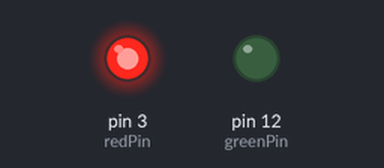
Simulated run of this sketch. Board: Arduino Uno, built with avr-gcc and run on an emulated ATmega328P. On the bench: output pins drawn as LEDs (lit = HIGH).

Above: at 0.07 s.
At 1.1 s:
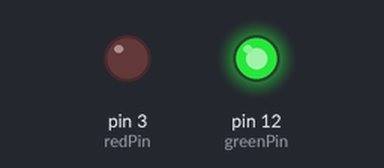
At 4.1 s:
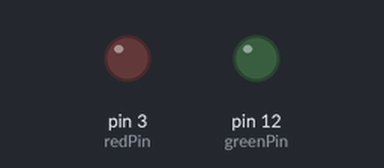
Timing chart, 0 to 6.4 s (numbered marks = the images above):
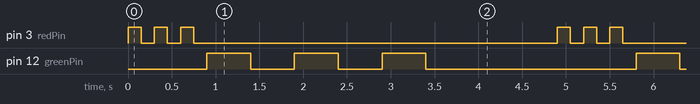

Measured:
- by itself, pin 3 (redPin): repeats every 4.9 s: 2 × (LOW 0.15 s, HIGH 0.15 s), LOW 4.2 s, HIGH 0.15 s
- by itself, pin 12 (greenPin): repeats every 4.9 s: 2 × (LOW 0.50 s, HIGH 0.50 s), LOW 2.4 s, HIGH 0.50 s
- by itself, everything shown: repeats every 4.9 s, in 12 steps

The sketch:

sosVariable.ino
```cpp
int redPin=3;
int greenPin=12;
int dit=150;
int dah=500;
int endWait=1000;
float myPi=3.14159265;
char myInitial='P';
String myName="Abdur Rahman";

void setup() {
  // put your setup code here, to run once:
  pinMode(redPin, OUTPUT);
  pinMode(greenPin, OUTPUT);
  // pinMode(11, OUTPUT);
  // pinMode(10, OUTPUT);
}

void loop() {
  // put your main code here, to run repeatedly:
  digitalWrite(redPin,HIGH);
  delay(dit);
  digitalWrite(redPin,LOW);
  delay(dit);

  digitalWrite(redPin,HIGH);
  delay(dit);
  digitalWrite(redPin,LOW);
  delay(dit);

  digitalWrite(redPin,HIGH);
  delay(dit);
  digitalWrite(redPin,LOW);
  delay(dit);

  digitalWrite(greenPin,HIGH);
  delay(dah);
  digitalWrite(greenPin,LOW);
  delay(dah);

  digitalWrite(greenPin,HIGH);
  delay(dah);
  digitalWrite(greenPin,LOW);
  delay(dah);

  digitalWrite(greenPin,HIGH);
  delay(dah);
  digitalWrite(greenPin,LOW);
  delay(dah);


  delay(endWait);
}
```
